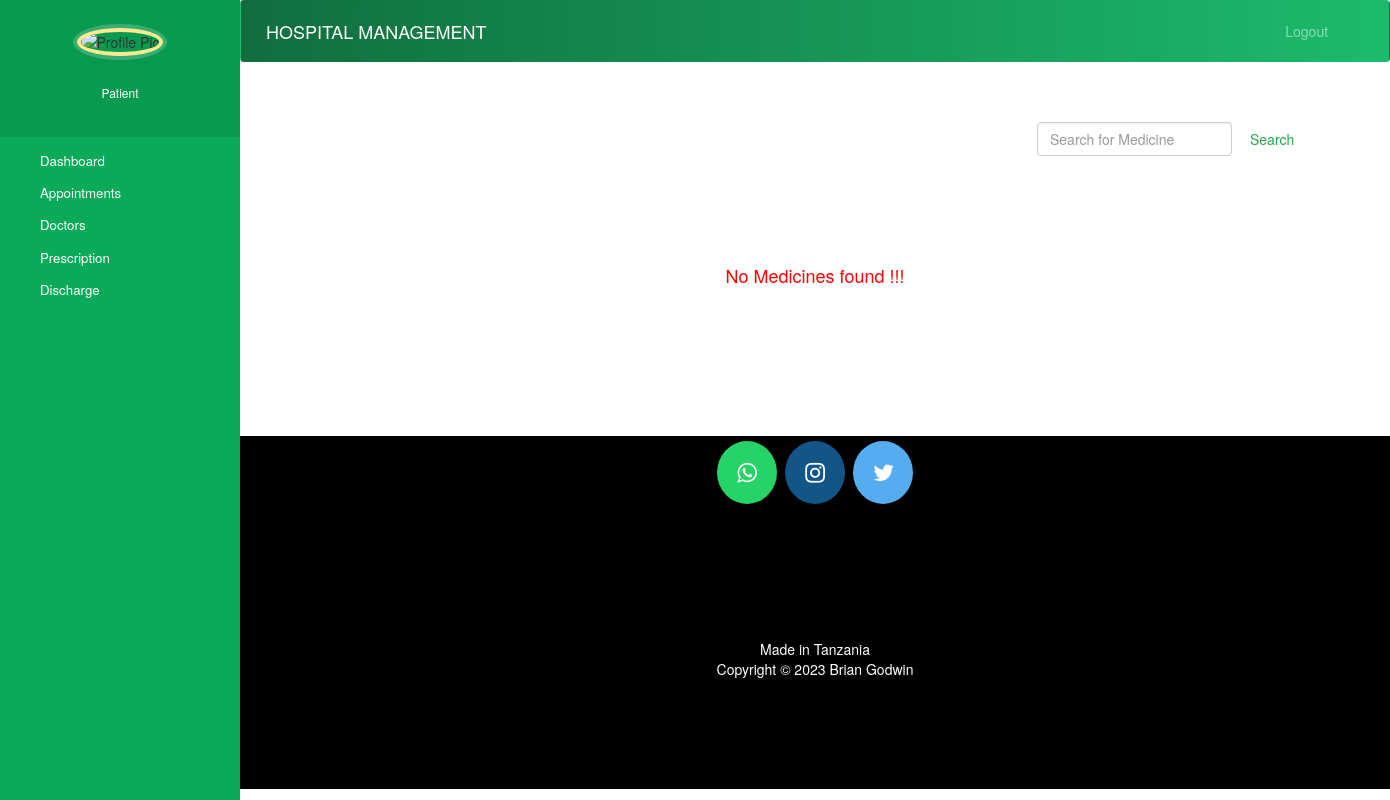
Page /reminder/list-medicines on the earlier database version.
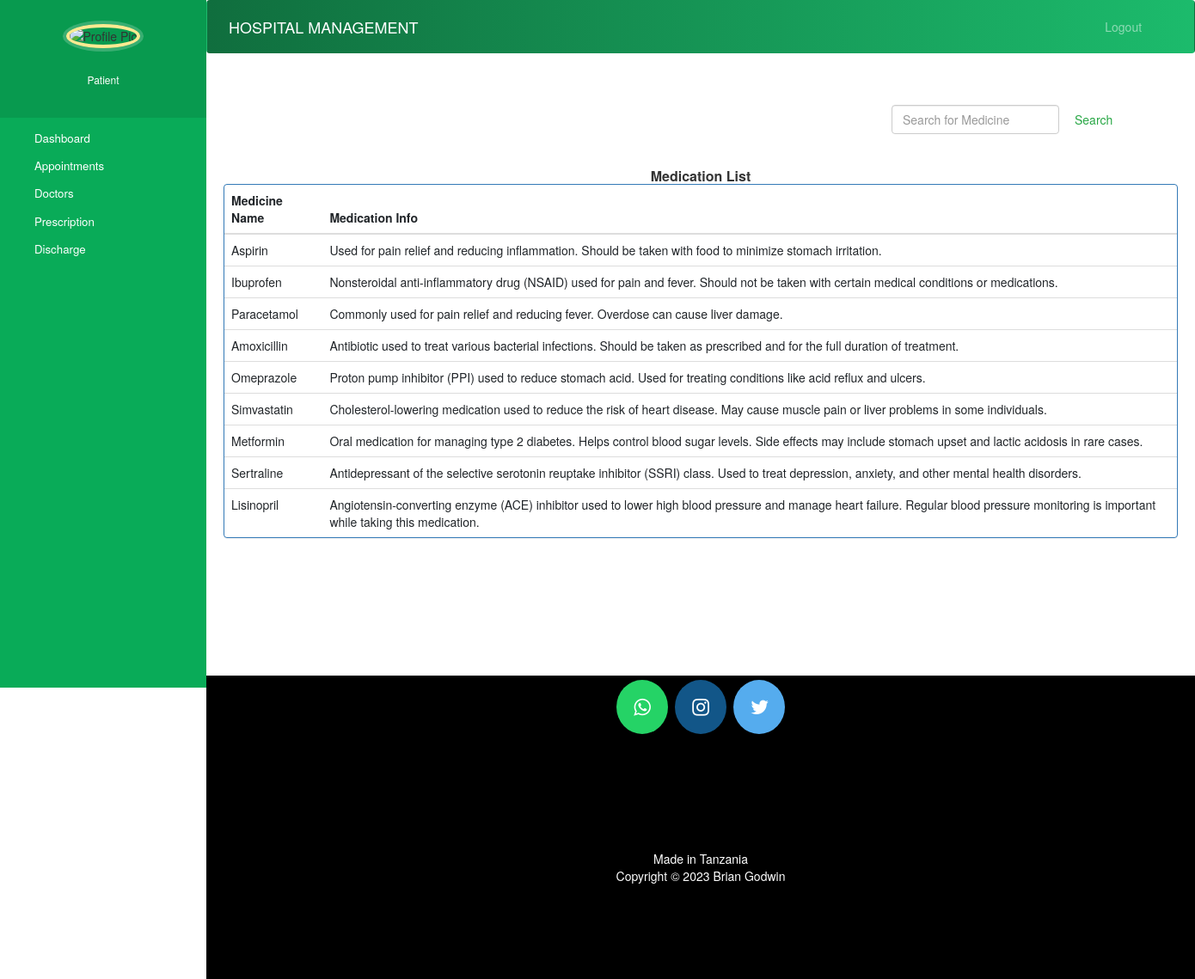
Same page on the later database version.
### reminder/models.py (models this page shows, shortened)
class Medicine(models.Model):
    medication_name = models.TextField(null=True)
    medicine_info = models.TextField(null=True)

### reminder/views.py (the view)
# urls.py: path("list-medicines", views.list_medicines),
def list_medicines(request):
    medicines = models.Medicine.objects.all()
    return render(request, 'reminder/patient_list_medicine.html', {'medicines': medicines})

### templates/reminder/patient_list_medicine.html (shortened to what this page needs)
{% extends 'hospital/patient_base.html' %}
{% block content %}
{%load static%}
  <head>
    <link href="//netdna.bootstrapcdn.com/bootstrap/3.0.0/css/bootstrap.min.css" rel="stylesheet" id="bootstrap-css">
  </head>
  <div class="container">
      <form  action="/reminder/search-medicine-view" method="get" style="margin-left:70%;" class="form-inline my-2 my-lg-0">
        <input class="form-control mr-sm-2" type="search" placeholder="Search for Medicine" name="query" id="query" aria-label="Search">
        <button class="btn btn-outline-success my-2 my-sm-0" type="submit">Search</button>
      </form>
      <br><br>
    {% if medicines %}
    <div>
      <h6 class="panel-title"><strong> Medication List </strong></h6>
    </div>
    <div class="panel panel-primary">
      <table class="table table-hover" id="dev-table">
          <thead>
            <tr>
              <th>Medicine Name</th>
              <th>Medication Info</th>
            </tr>
          </thead>
          {% for medicine in medicines %}
          <tr>
            <td> {{ medicine.medication_name }}</td>
            <td>{{ medicine.medicine_info }}</td>
          </tr>
          {% endfor %}
        </table>
    </div>
    {%else%}
    <br><br><br>
    <h4 style="text-align: center;color: red;">No Medicines found !!!</h4>
    {% endif %}
  </div>
{% endblock content %}

### templates/hospital/patient_base.html (shortened to what this page needs)
<!DOCTYPE html>
{% load static %}
<html lang="en">
<head>
  <link rel="stylesheet" href="https://stackpath.bootstrapcdn.com/bootstrap/4.3.1/css/bootstrap.min.css">
  <link rel="stylesheet" href="https://maxcdn.bootstrapcdn.com/font-awesome/4.7.0/css/font-awesome.min.css">
</head>
<body>
  <nav class="menu" tabindex="0">
    <header class="avatar">
      <img src="{% static patient.profile_pic.url %}" alt="Profile Pic" />
      <br><br>
      <h6 style="color: white;" >Patient</h6>
    </header>
    <ul>
      <li tabindex="0" class="icon-dashboard"> <a style="color:white; text-decoration:none;" href="/hospital/patient-dashboard"><span>Dashboard</span></a> </li>
      <li tabindex="0" class="icon-calendar"> <a style="color:white; text-decoration:none;" href="/appointment/patient-appointment"><span>Appointments</span></a></li>
      <li tabindex="0" class="icon-users"> <a style="color:white; text-decoration:none;" href="/hospital/patient-view-doctor"><span>Doctors</span></a></li>
      <li tabindex="0" class="icon-users"> <a style="color:white; text-decoration:none;" href="/reminder/patient-view-prescription"><span>Prescription</span></a></li>
      <li tabindex="0" class="icon-users"> <a style="color:white; text-decoration:none;" href="/hospital/patient-discharge"><span>Discharge</span></a></li>
    </ul>
  </nav>
  <main>
    <div class="bs-example">
      <nav class="navbar navbar-expand-md  navbar-dark fixed-top"  style="background: -webkit-linear-gradient(left, #106e3e, #1cbb6c);">
        <a href="/hospital/patient-dashboard" class="navbar-brand">HOSPITAL MANAGEMENT</a>
        <div class="collapse navbar-collapse justify-content-between" id="navbarCollapse">
          <div class="navbar-nav" style=" margin-left: 90%;">
            <a href="/hospital/logout" class="nav-item nav-link">Logout</a>
          </div>
        </div>
      </nav>
    </div>
    <br><br>
    {% block content %}
    {% endblock content %}
    <br><br><br><br><br><br><br>
    <footer>
      <p>
        <a id="ftr" href="https://api.whatsapp.com/send?phone=255769098042&text=Hello%20bgame.%0d%0aHow%20are%20you%20%3f%0d%0aI%20came%20from%20your%20website.&source=&data=#" class="fa fa-whatsapp"></a>
        <a id="ftr" href="https://instagram.com/godwinbrian808" class="fa fa-instagram"></a>
        <a id="ftr" href="https://twitter.com/godwinbrian808" class="fa fa-twitter"></a>
      </p>
      <br>
      <div class="container">
        <div class="row">
          <div class="col-md-12 col-sm-12">
            <div style="color:#ffffff;" class="wow fadeInUp footer-copyright">
              <p>Made in Tanzania <br>
                Copyright &copy;  2023 Brian Godwin </p>
            </div>
          </div>
        </div>
      </div>
    </footer>
  </main>
</body>
</html>

### templates/hospital/patient_base.html (style rules this page uses)
a:link { text-decoration: none; }
a { color: white; }
footer { padding: 0px 0px 0px 0px; background-color: black; margin: 0px; }
#ftr { padding: 20px; }
.fa { font-size: 23px; width: 60px; text-align: center; text-decoration: none; margin: 5px 2px; border-radius: 50%; }
.fa-whatsapp { background: #25d366; color: white; }
.fa-twitter { background: #55ACEE; color: white; }
.fa-instagram { background: #125688; color: white; }
p { text-align: center; }
body { padding-left: 240px; }
main { position: relative; height: 100vh; }
.menu { background: #09ab58; height: 100vh; width: 240px; position: fixed; top: 0px; left: 0; z-index: 5; outline: none; }
.menu .avatar { background: rgba(0, 0, 0, 0.1); padding: 2em 0.5em; text-align: center; }
.menu .avatar img { width: 100px; border-radius: 50%; overflow: hidden; border: 4px solid #ffea92; box-shadow: 0 0 0 4px rgba(255, 255, 255, 0.2); }
.menu ul { list-style: none; padding: 0.5em 0; margin: 0; }
.menu ul li { padding: 0.5em 1em 0.5em 3em; font-size: 0.95em; font-weight: regular; background-repeat: no-repeat; background-position: left 15px center; background-size: auto 20px; transition: all 0.15s linear; cursor: pointer; }
.menu ul li.icon-dashboard { background-image: url("http://www.entypo.com/images//gauge.svg"); }
.menu ul li.icon-users { background-image: url("http://www.entypo.com/images//users.svg"); }
.menu ul li.icon-calendar { background-image: url("http://www.entypo.com/images//calendar.svg"); }

### templates/reminder/patient_list_medicine.html (style rules this page uses)
a:link { text-decoration: none; }
h6 { text-align: center; }
.row { margin: 100px; }

Differences in the rows shown:
added Medicine: medication_name "Aspirin", medicine_info "Used for pain relief and reducing inflammation. Should be taken with food to minimize stomach irritation."
added Medicine: medication_name "Ibuprofen", medicine_info "Nonsteroidal anti-inflammatory drug (NSAID) used for pain and fever. Should not be taken with certain medical conditions or medications."
added Medicine: medication_name "Paracetamol", medicine_info "Commonly used for pain relief and reducing fever. Overdose can cause liver damage."
added Medicine: medication_name "Amoxicillin", medicine_info "Antibiotic used to treat various bacterial infections. Should be taken as prescribed and for the full duration of treatment."
added Medicine: medication_name "Omeprazole", medicine_info "Proton pump inhibitor (PPI) used to reduce stomach acid. Used for treating conditions like acid reflux and ulcers."
added Medicine: medication_name "Simvastatin", medicine_info "Cholesterol-lowering medication used to reduce the risk of heart disease. May cause muscle pain or liver problems in some individuals."
added Medicine: medication_name "Metformin", medicine_info "Oral medication for managing type 2 diabetes. Helps control blood sugar levels. Side effects may include stomach upset and lactic acidosis in rare cases."
added Medicine: medication_name "Sertraline", medicine_info "Antidepressant of the selective serotonin reuptake inhibitor (SSRI) class. Used to treat depression, anxiety, and other mental health disorders."
added Medicine: medication_name "Lisinopril", medicine_info "Angiotensin-converting enzyme (ACE) inhibitor used to lower high blood pressure and manage heart failure. Regular blood pressure monitoring is important while taking this medication."
Other differences:
text no longer shown: "No Medicines found !!!"
text now shown: "Medication List Medicine Name Medication Info"
